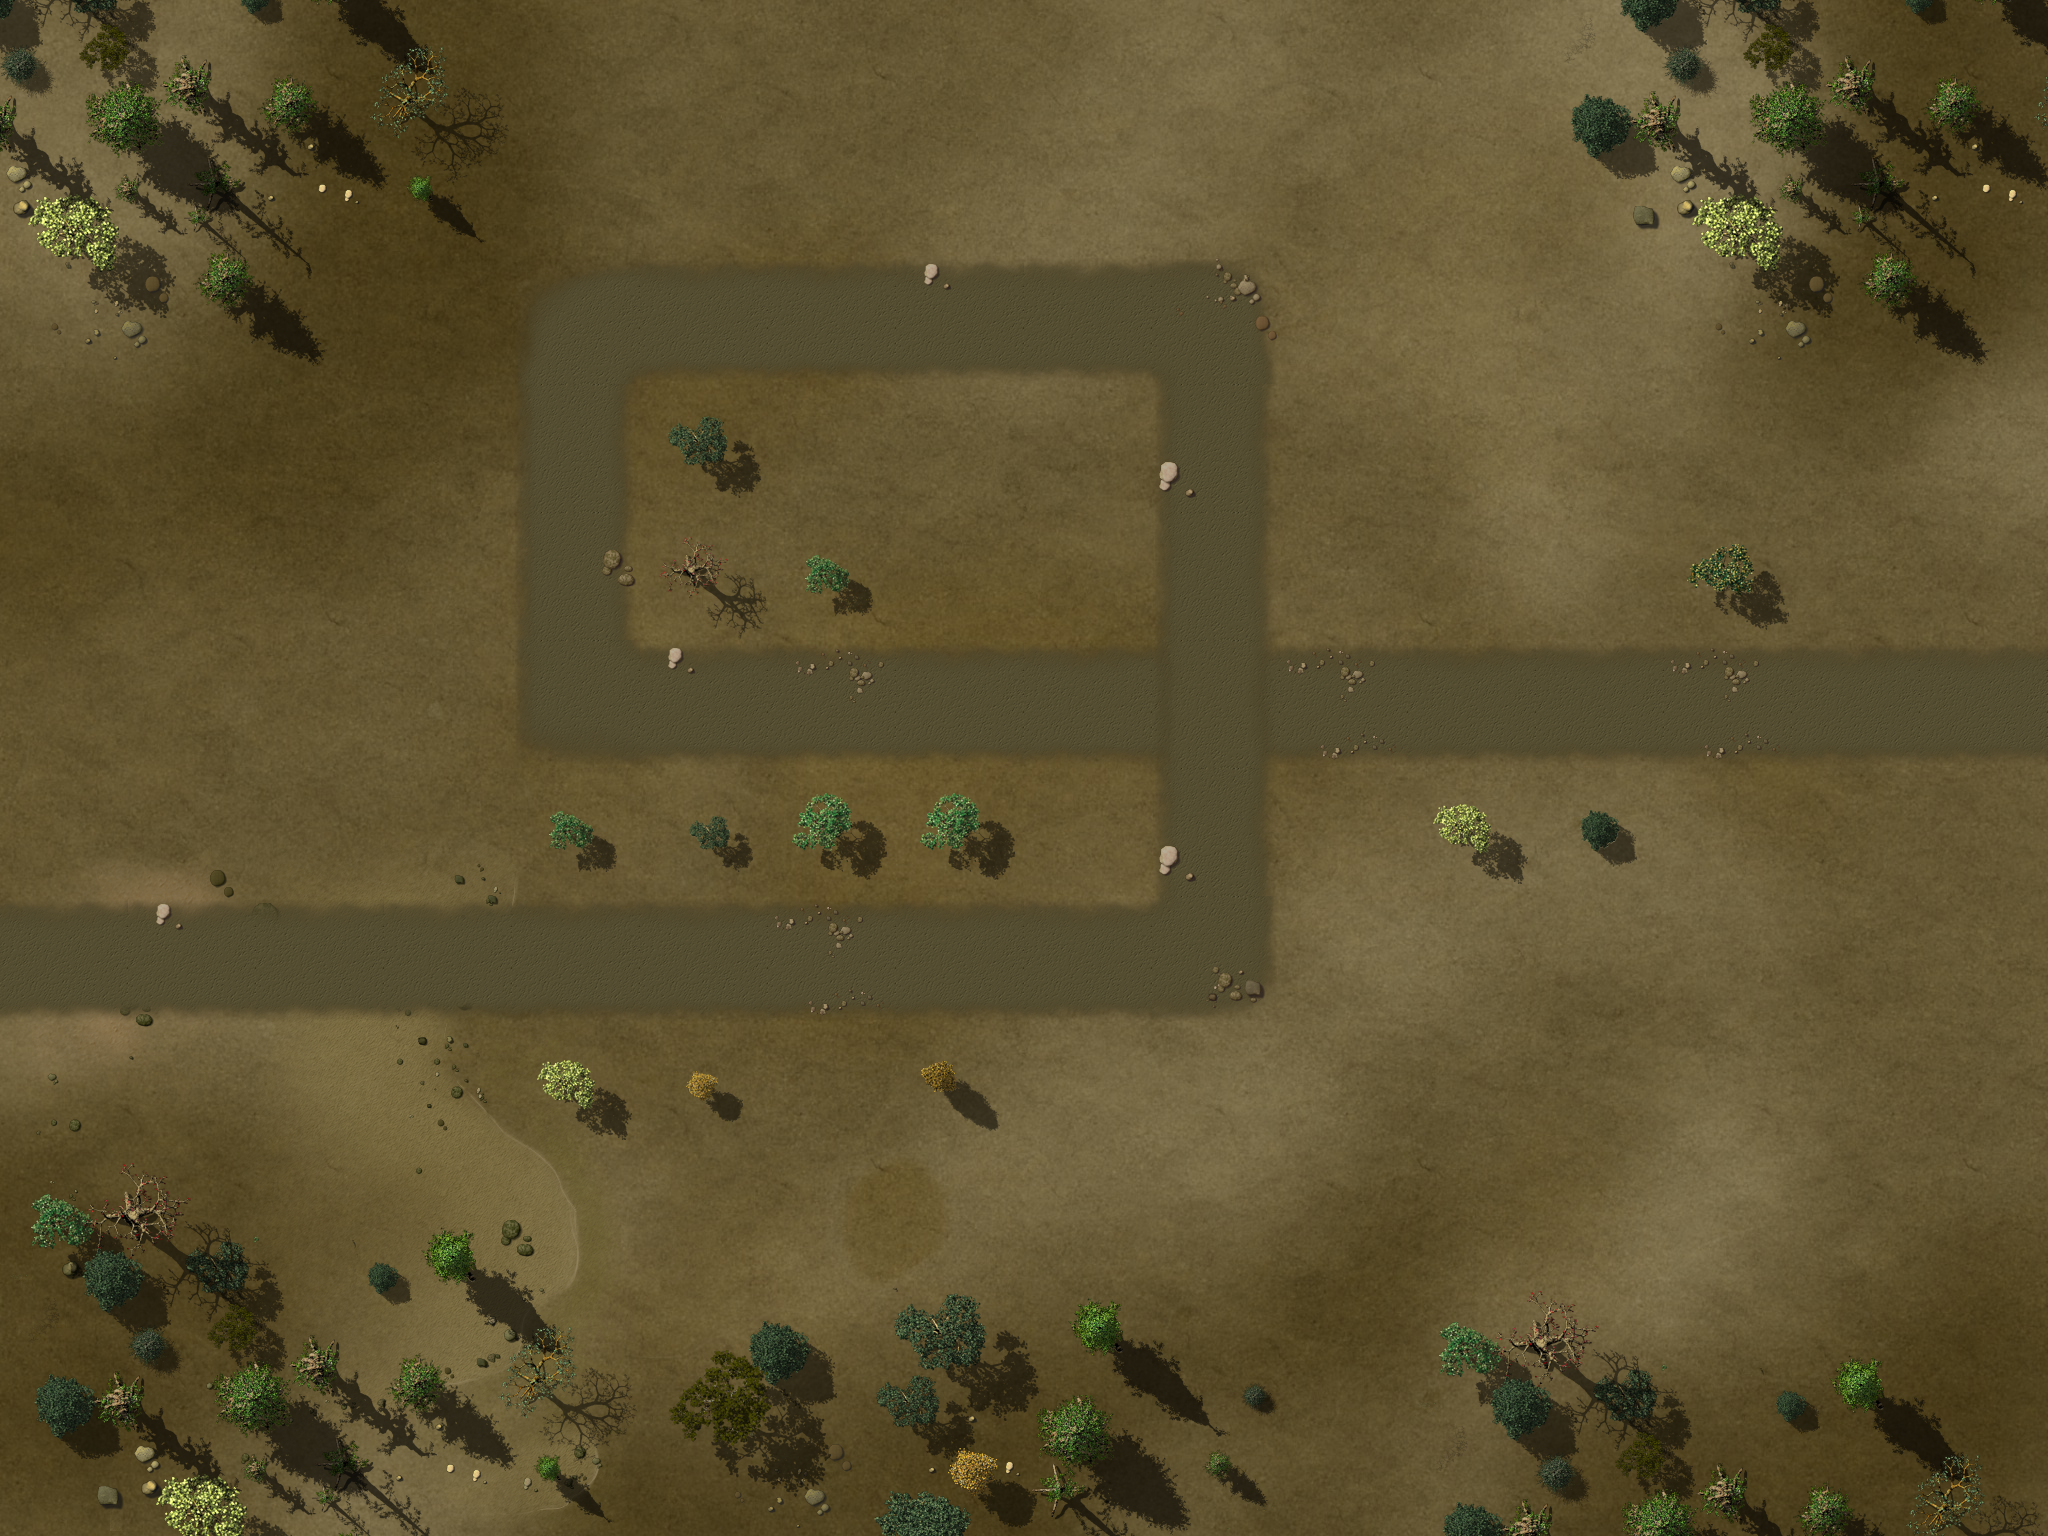

A level layout from a 2D game, rendered from its tile map. Below: a short description, then the map file with tile-grid data replaced by summaries:
An orthogonal 16x12 tile map with 128x128 px tiles, 4 tile layers (Ground, Objects1, Objects2, Path), 1 hidden layer not drawn, 3 tilesets and 52 objects.

<map version="1.0" orientation="orthogonal" width="16" height="12" tilewidth="128" tileheight="128">
 <properties>
  <property name="wave01" value="1,1,1,2,4,1,1,1,1,4,1,2,1,2,1,1,4,1,1,1,2" />
  <property name="wave02" value="2,2,10,10,10,10,10,10,10,10,10,10,2,10,10,2,2,10,10,10,2,2,10,10" />
  <property name="wave03" value="4,1,2,10,10,10,1,1,1,1,1,10,10,10,4,1,2,10,10,10,2,1,1,1" />
  <property name="wave04" value="1,1,1,1,10,10,10,2,4,2,4,1,1,1,10,10,10,10,1,1,1,2,2,4,4,2,10,10,10,10" />
  <property name="wave05" value="1,1,10,10,10,10,10,10,2,10,10,1,1,4,2,4,1,1,1,1,1,4,2,10,10,10,10" />
  <property name="wave06" value="10,10,10,10,10,2,10,10,2,10,10,10,10,2,10,10,10,10,10,10,10" />
  <property name="wave07" value="1,1,1,1,2,1,1,1,2,4,1,4,1,1,1,1,2,1,1,1,2,4,4" />
  <property name="wave08" value="4,2,4,2,4,2,1,2,1,4,10,10,10,10,10,10,4,10,4,2,4,10,10,10,1,1,10,1,10,10,1" />
  <property name="wave09" value="2,1,1,1,1,1,1,1,4,1,4,2,2,2,2,1,1,1,2,2,4,1,4,2" />
  <property name="wave10" value="4,4,2,2,1,1,1,1,4,1,1,100,2,1,1,4,4,1,1,1" />
  <property name="wave11" value="2,3,4,1,1,1,1,2,2,4,4,1,1,2,1,1,4,2,4,1,1,1,1,1,3" />
  <property name="wave12" value="5,5,1,1,1,5,5,5,2,2,1,1,2,4,4,4,5,5,1,1,1,2,1,2,3,5,5,5,1" />
  <property name="wave13" value="10,10,10,10,10,10,4,4,4,10,3,10,10,10,10,10,10,10,10,4,4,4,4,1,1,1,10,10,10,10,10,10,10,10" />
  <property name="wave14" value="1,5,1,5,1,5,1,5,1,5,1,3,1,5,1,5,5,5,4,4,4,1,1,5,3" />
  <property name="wave15" value="5,5,4,4,4,4,1,1,1,1,10,10,10,10,10,10,10,10,10,10,3,5,5,5,2,2,1,1,1,1,2" />
  <property name="wave16" value="10,10,10,10,10,10,6,10,10,10,1,1,1,1,1,1,1,5,5,1,2,10,10,10,2,4,5,5,3" />
  <property name="wave17" value="4,1,1,4,2,1,1,1,1,1,1,3,3,4,4,1,1,1,1,1,1,2,1,4,4,5,5" />
  <property name="wave18" value="7,7,7,7,7,4,4,4,4,1,1,3,1,1,3,1,1,1,5,5,5,4,4,4" />
  <property name="wave19" value="6,7,7,2,2,2,4,1,4,1,1,4,2,1,1,1,7,7,7,2,5,5,5,4" />
  <property name="wave20" value="10,10,10,10,3,10,10,10,10,10,3,10,10,10,10,10,10,10,10,10,10,10,2,7,7,7,101,10,10,10,10,5,5,5,5,4,1,4" />
 </properties>
 <tileset firstgid="1" name="ground" tilewidth="128" tileheight="128">
  <image source="tilesWorld1.png" width="2048" height="2048" />
 </tileset>
 <tileset firstgid="257" name="path" tilewidth="128" tileheight="128">
  <image source="path01.png" width="512" height="512" />
 </tileset>
 <tileset firstgid="273" source="ground1.tsx" />
 <layer name="Ground" width="16" height="12">
  <data>[192 cells, 1 non-empty, 1 distinct tile ids]</data>
 </layer>
 <layer name="Objects1" width="16" height="12">
  <data>[192 cells, 32 non-empty, 32 distinct tile ids]</data>
 </layer>
 <layer name="Objects2" width="16" height="12">
  <data>[192 cells, 71 non-empty, 39 distinct tile ids]</data>
 </layer>
 <layer name="Path" width="16" height="12">
  <data>[192 cells, 33 non-empty, 11 distinct tile ids]</data>
 </layer>
 <objectgroup name="Objects3" width="16" height="12">
  <object gid="70" x="1728" y="1394" />
  <object gid="70" x="266" y="1148" />
  <object gid="233" x="768" y="260" />
  <object gid="248" x="1130" y="238" />
  <object gid="248" x="536" y="146" />
  <object gid="248" x="564" y="316" />
  <object gid="231" x="688" y="270" />
  <object gid="248" x="454" y="306" />
  <object gid="225" x="1270" y="180" />
  <object gid="243" x="1230" y="258" />
  <object gid="228" x="298" y="326" />
  <object gid="220" x="1236" y="624" />
  <object gid="220" x="1560" y="920" />
  <object gid="159" x="1872" y="914" />
  <object gid="159" x="1014" y="674" />
  <object gid="96" x="92" y="522" />
  <object gid="126" x="1836" y="632" />
  <object gid="112" x="816" y="526" />
  <object gid="228" x="830" y="574" />
  <object gid="241" x="1770" y="984" />
  <object gid="246" x="1908" y="1000" />
  <object gid="246" x="1630" y="1122" />
  <object gid="225" x="1688" y="1312" />
  <object gid="227" x="682" y="868" />
  <object gid="229" x="824" y="856" />
  <object gid="234" x="606" y="448" />
  <object gid="250" x="594" y="532" />
  <object gid="234" x="596" y="660" />
  <object gid="234" x="1474" y="842" />
  <object gid="234" x="563" y="1101" />
  <object gid="244" x="903" y="1098" />
 </objectgroup>
 <objectgroup name="Locked" width="16" height="12">
  <object x="2432" y="256" />
  <object x="0" y="0" width="512" height="256" />
  <object x="512" y="0" width="1536" height="256" />
  <object x="1792" y="256" width="128" height="128" />
  <object x="512" y="768" width="512" height="128" />
  <object x="640" y="384" width="128" height="256" />
  <object x="1664" y="1024" width="128" height="128" />
  <object x="0" y="256" width="128" height="1024" />
  <object x="0" y="1280" width="2048" height="256" />
  <object x="1920" y="256" width="128" height="1024" />
  <object x="128" y="1152" width="384" height="128" />
  <object x="256" y="1024" width="128" height="128" />
  <object x="128" y="256" width="128" height="128" />
  <object x="1664" y="1152" width="128" height="128" />
  <object x="1664" y="512" width="128" height="128" />
  <object x="768" y="512" width="128" height="128" />
  <object x="512" y="1024" width="256" height="128" />
  <object x="896" y="1024" width="128" height="128" />
  <object x="1408" y="768" width="256" height="128" />
  <object x="1792" y="896" width="128" height="128" />
 </objectgroup>
 <objectgroup name="Waypoints" width="16" height="12" visible="0">
  <object x="0" y="512">
   <polyline points="-144,455 1220,449 1219,-190 569,-187 568,182 2202,190" />
  </object>
 </objectgroup>
 <layer name="blendAdd" width="16" height="12" visible="0">
  <data>[192 cells, 0 non-empty, 0 distinct tile ids]</data>
 </layer>
</map>
